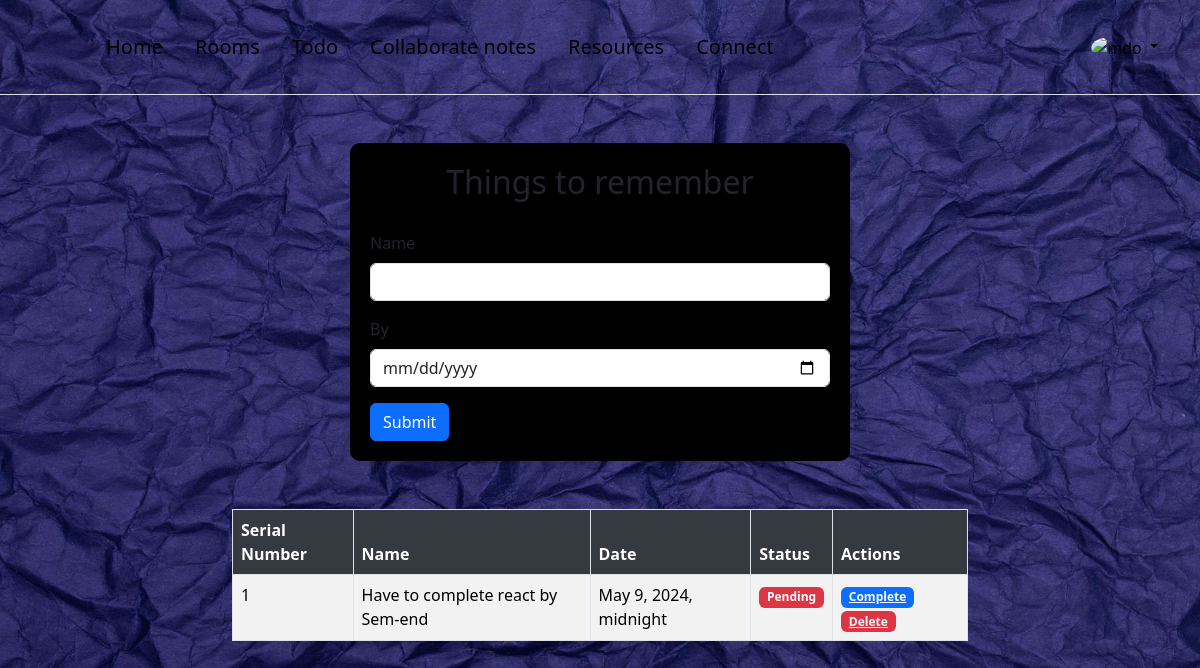
The app's page /todolist/selfstudy/ (signed in) with its own data.
### todolist/models.py (models this page shows, shortened)
class Selfstudy(models.Model):
    uuid = models.UUIDField(primary_key=True, default=uuid.uuid4, editable=False)
    name = models.CharField(max_length=200)
    due_date = models.DateTimeField(null=True)
    completed = models.BooleanField(default=False)

### todolist/views.py (the view)
# urls.py: path('selfstudy/', views.selfstudy, name='selfstudy'),
@login_required(login_url='accounts:login')
def selfstudy(request):
    selfstudy=Selfstudy.objects.all()
    currentTime = datetime.now().replace(tzinfo=None)
    for s in selfstudy:
        if s.due_date is not None:
            s.is_before_due_date = s.due_date.replace(tzinfo=None) < currentTime
        else:
            s.is_before_due_date = False
    context = {
        'currentTime': currentTime,
        'selfstudy': selfstudy
    }
    return render(request, 'todolist/selfstudy.html',context)

### frontend/templates/todolist/selfstudy.html (shortened to what this page needs)
{% extends "base/base.html" %}
{% load static %}
{% load widget_tweaks %}
{% block content %}
<div class="container my-5 ">
    <div class="row justify-content-center">
        <div class="col-md-6">
            <div class="form-container custom-shadow">
                <h2 class="form-title">Things to remember</h2>
                <form action="{% url 'todolist:create_selfstudy' %}" method="POST">
                    <div class="mb-3">
                        <label for="exampleInputName" class="form-label">Name</label>
                        <input type="text" class="form-control" name="name" required>
                    </div>
                    <div class="mb-3">
                        <label for="exampleInputDate" class="form-label">By</label>
                        <input type="date" class="form-control" name="due_date" required>
                    </div>
                    <button type="submit" class="btn btn-primary">Submit</button>
                </form>
            </div>
        </div>
    </div>
</div>
<div class="container table-container">
    <div class="row justify-content-center">
        <div class="col-md-8">
            <table class="table table-bordered table-striped">
                <thead>
                    <tr>
                        <th>Serial Number</th>
                        <th>Name</th>
                        <th>Date</th>
                        <th>Status</th>
                        <th>Actions</th>
                    </tr>
                </thead>
                <tbody>
                    {% for s in selfstudy %}
                        <tr class="{% if s.due_date > s.currentTime %}green-row{% else %}red-row{% endif %}">
                            {% if forloop.first %}
                                <td>1</td>
                            {% else %}
                                <td>{{ forloop.counter }}</td>
                            {% endif %}
                            <td>{{ s.name }}</td>
                            <td>{{ s.due_date }}</td>
                            <td>
                                {% if s.completed %}
                                    <span class="badge bg-success">Completed</span>
                                {% else %}
                                    <span class="badge bg-danger">Pending</span>
                                {% endif %}
                            </td>
                            <td>
                                {% if not s.completed %}
                                    <a class="badge bg-primary text-light" href="{% url 'todolist:complete_selfstudy' s.uuid %}">Complete</a>
                                {% endif %}
                                <a class="badge bg-danger text-light" href="{% url 'todolist:delete_selfstudy' s.uuid %}">Delete</a>
                            </td>
                        </tr>
                    {% endfor %}
                </tbody>
            </table>
        </div>
    </div>
</div>
{% endblock %}

### records on screen
Selfstudy: name "Have to complete react by Sem-end", due_date "May 9, 2024, midnight", completed "Pending"
